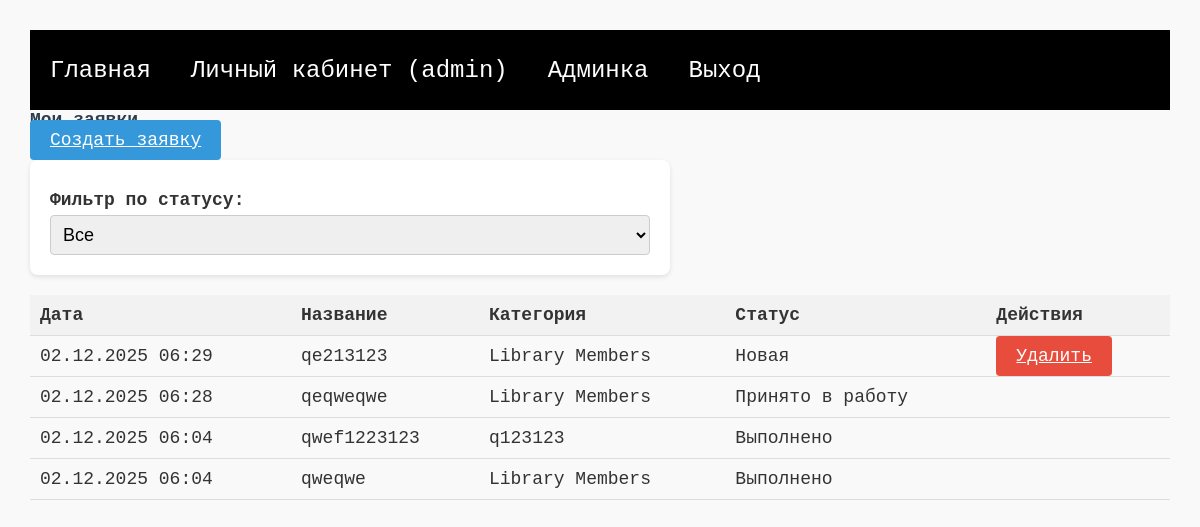
The app's page /dashboard/ (signed in), older data.
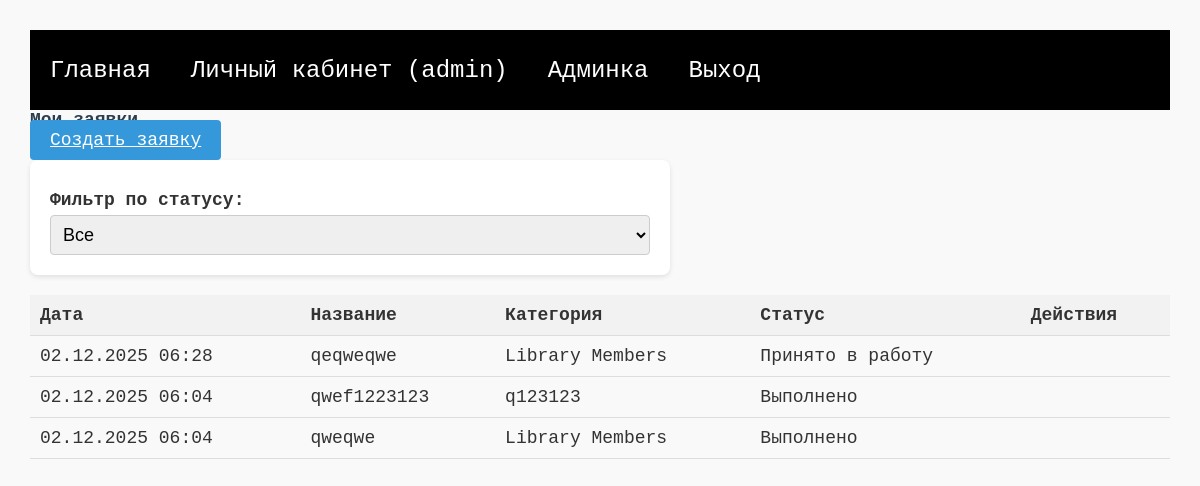
The same page, newer data.
### portal/models.py (models this page shows, shortened)
class DesignRequest(models.Model):
    STATUS_CHOICES = [
        ('new', 'Новая'),
        ('in_progress', 'Принято в работу'),
        ('done', 'Выполнено'),
    ]
    user = models.ForeignKey(User, on_delete=models.CASCADE)
    title = models.CharField(max_length=200)
    description = models.TextField()
    category = models.ForeignKey(Category, on_delete=models.CASCADE)
    image = models.ImageField(upload_to='requests/', help_text="jpg, jpeg, png, bmp")
    design_image = models.ImageField(upload_to='designs/', blank=True, null=True)
    comment = models.TextField(blank=True)
    status = models.CharField(max_length=20, choices=STATUS_CHOICES, default='new')
    created_at = models.DateTimeField(auto_now_add=True)

class Category(models.Model):
    name = models.CharField(max_length=100, unique=True)
    def __str__(self):
        return self.name

### portal/views.py (the view)
# urls.py: path('dashboard/', views.dashboard, name='dashboard'),
@login_required
def dashboard(request):
    user_requests = DesignRequest.objects.filter(user=request.user).order_by('-created_at')
    status_filter = request.GET.get('status')
    if status_filter:
        user_requests = user_requests.filter(status=status_filter)
    return render(request, 'portal/dashboard.html', {
        'requests': user_requests,
        'status_choices': DesignRequest.STATUS_CHOICES,
    })

### portal/templates/portal/dashboard.html (shortened to what this page needs)
{% extends 'portal/base.html' %}
{% block content %}
<h2>Мои заявки</h2>
<a href="{% url 'create_request' %}" class="btn">Создать заявку</a>
<form method="get" style="margin: 10px 0;">
    <label>
        Фильтр по статусу:
        <select name="status" onchange="this.form.submit()">
            <option value="">Все</option>
        </select>
    </label>
</form>
{% if requests %}
    <table>
        <thead>
            <tr>
                <th>Дата</th>
                <th>Название</th>
                <th>Категория</th>
                <th>Статус</th>
                <th>Действия</th>
            </tr>
        </thead>
        <tbody>
        {% for req in requests %}
            <tr>
                <td>{{ req.created_at|date:"d.m.Y H:i" }}</td>
                <td>{{ req.title }}</td>
                <td>{{ req.category }}</td>
                <td>{{ req.get_status_display }}</td>
                <td>
                    {% if req.status == 'new' %}
                        <a href="{% url 'delete_request' req.pk %}" class="btn" style="background-color: #e74c3c;">Удалить</a>
                    {% endif %}
                </td>
            </tr>
        {% endfor %}
        </tbody>
    </table>
{% else %}
    <p>У вас нет заявок.</p>
{% endif %}
{% endblock %}

### portal/templates/portal/base.html (shortened to what this page needs)
{% load static %}
<!DOCTYPE html>
<html lang="ru">
<head>
    <link rel="stylesheet" href="{% static 'portal/style.css' %}">
</head>
<body>
    <nav>
        {% if user.is_authenticated %}
            <a href="{% url 'home' %}">Главная</a>
            <a href="{% url 'dashboard' %}">Личный кабинет ({{ user.get_full_name|default:user.username }})</a>
            {% if user.is_staff %}
                <a href="{% url 'admin_dashboard' %}">Админка</a>
            {% endif %}
            <a href="{% url 'logout' %}">Выход</a>
        {% else %}
             <a href="{% url 'home' %}">Главная</a>
            <a href="{% url 'login' %}">Вход</a>
            <a href="{% url 'register' %}">Регистрация</a>
        {% endif %}
    </nav>
    <main>
        {% block content %}
        {% endblock %}
    </main>
</body>
</html>

### portal/static/portal/style.css (style rules this page uses)
* { padding: 0; margin: 0; font-size: 18px; }
body { font-family: monospace; background-color: #f9f9f9; color: #333; padding: 30px; }
h1, h2 { color: #2c3e50; }
form { background: #fff; padding: 20px; border-radius: 8px; box-shadow: 0 2px 5px rgba(0,0,0,0.1); max-width: 600px; margin-bottom: 20px; }
label { display: block; margin-top: 10px; font-weight: bold; }
input, select, textarea { width: 100%; padding: 8px; margin-top: 5px; border: 1px solid #ccc; border-radius: 4px; box-sizing: border-box; }
button, .btn { background-color: #3498db; color: white; padding: 10px 20px; border: none; border-radius: 4px; cursor: pointer; margin-top: 10px; }
table { width: 100%; border-collapse: collapse; margin-top: 20px; }
th, td { padding: 10px; text-align: left; border-bottom: 1px solid #ddd; }
th { background-color: #f2f2f2; }
nav { width: 100%; height: 80px; background-color: black; margin: 0 auto; display: flex; gap: 20px; }
nav a { text-decoration: none; color: white; display: flex; justify-content: center; align-items: center; font-size: 24px; margin-left: 20px; }

Row changes from the older to the newer data that the page shows:
removed DesignRequest: created_at "02.12.2025 06:29", title "qe213123", category "Library Members", status "Новая", shows "Удалить"
